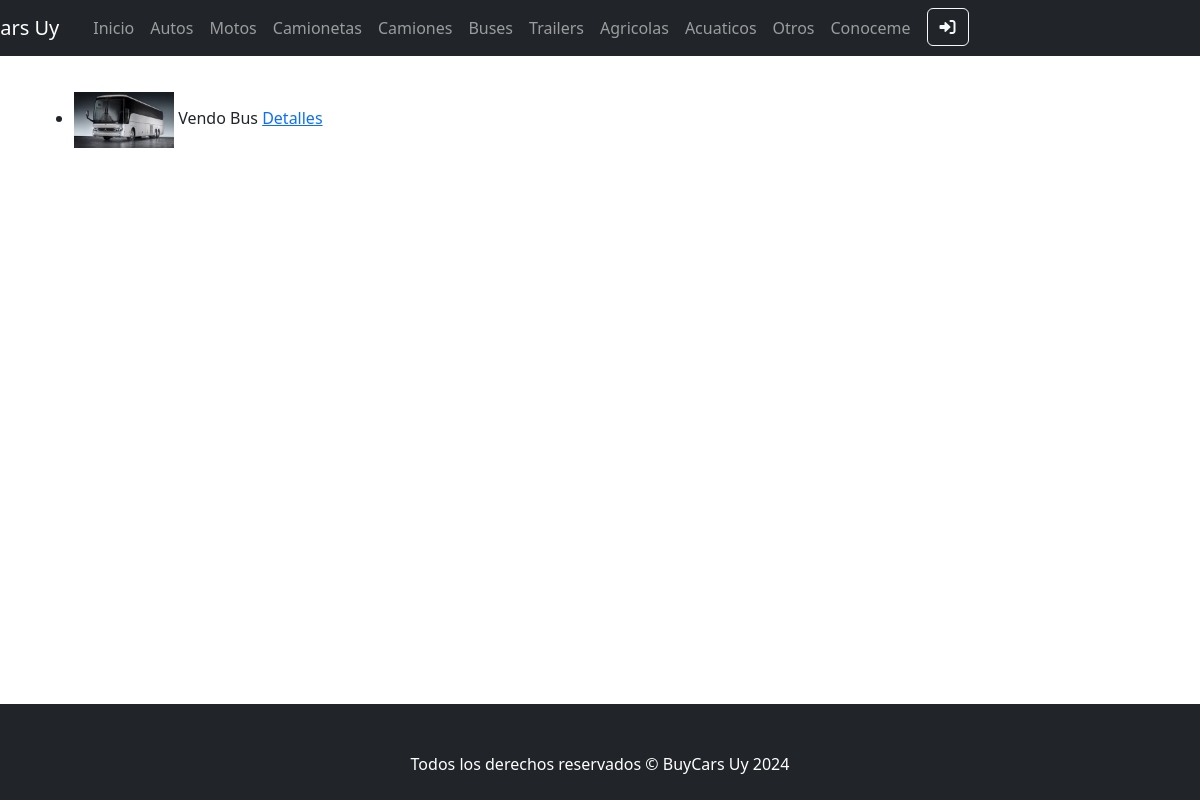
Screenshot of /App/vehiculos-lista/buses with the database file from the repository.
### App/models.py (models this page shows, shortened)
class Vehiculo(models.Model):
    vehiculoSeleccion = (
    ('autos','Autos'),
    ('motos', 'Motos'),
    ('camionetas','Camionetas'),
    ('camiones','Camiones'),
    ('buses','Buses'),
    ('trailers','Trailers'),
    ('agricolas', 'Agricolas'),
    ('acuaticos', 'Acuaticos'),
    ('otro', 'Otro'),
    )
    vendedor = models.ForeignKey(User, on_delete=models.CASCADE, null=True, blank=True)
    titulo = models.CharField(max_length=200)
    tipo = models.CharField(max_length=15, choices=vehiculoSeleccion, default='autos')
    marca = models.CharField(max_length=40)
    modelo = models.CharField(max_length=40)
    anioFabricacion = models.IntegerField()
    precio = models.DecimalField(max_digits=10, decimal_places=2)
    descripcion = models.TextField(null=True, blank=True)
    fechaPublicacion = models.DateTimeField(auto_now_add=True)
    telefonoVendedor = models.CharField(max_length=20)
    emailVendedor = models.EmailField()
    imagen = models.ImageField(null=True, blank=True, upload_to="media/")
    kilometros = models.IntegerField(null=True, blank=True)
    class Meta:
        ordering = ['vendedor', '-fechaPublicacion']

### App/views.py (the view)
# urls.py: path('vehiculos-lista/<str:vehiculo>', views.vehiculos,name="Vehiculos"),
def vehiculos(req,vehiculo):
    vehiculos = Vehiculo.objects.filter(tipo__icontains=vehiculo)
    return render(req,f"{vehiculo}/{vehiculo}.html",{"vehiculos":vehiculos})

### App/templates/buses/buses.html (shortened to what this page needs)
{% extends "padre.html" %}
{% load static %}
{% block contenidoCambiable %}
{% if vehiculos %}
<ul>
    {% for bus in vehiculos %}
    <br>
    <div style="display: flex; column-gap: 5px;">
      <li>
        {% if bus.imagen %}
            <img src="{{bus.imagen.url}}" alt="avatar" width="100px">
        {% endif %}
          {{bus.titulo}}
        <a href="{% url 'VehiculoDetail' 'buses' bus.id %}"> Detalles </a>
      </li>
      </div>
    {% endfor %}
  </ul>
{% else %}
<p>No hay buses aún</p>
{% endif %}
{% endblock contenidoCambiable%}

### rows the page displays
Vehiculo: imagen (picture), titulo "Vendo Bus"
